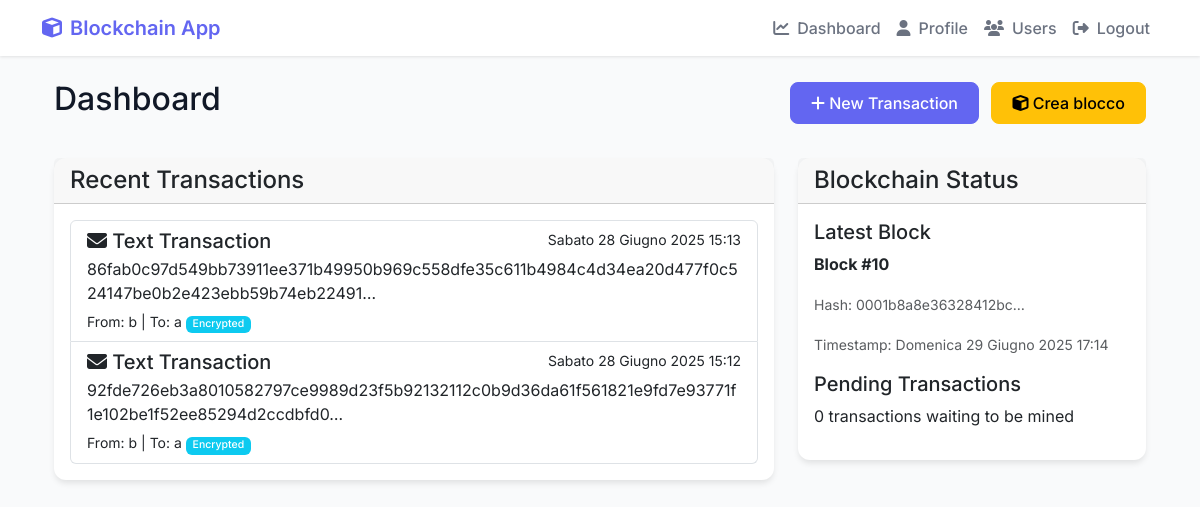
Page /dashboard/ (signed in) on the earlier database version.
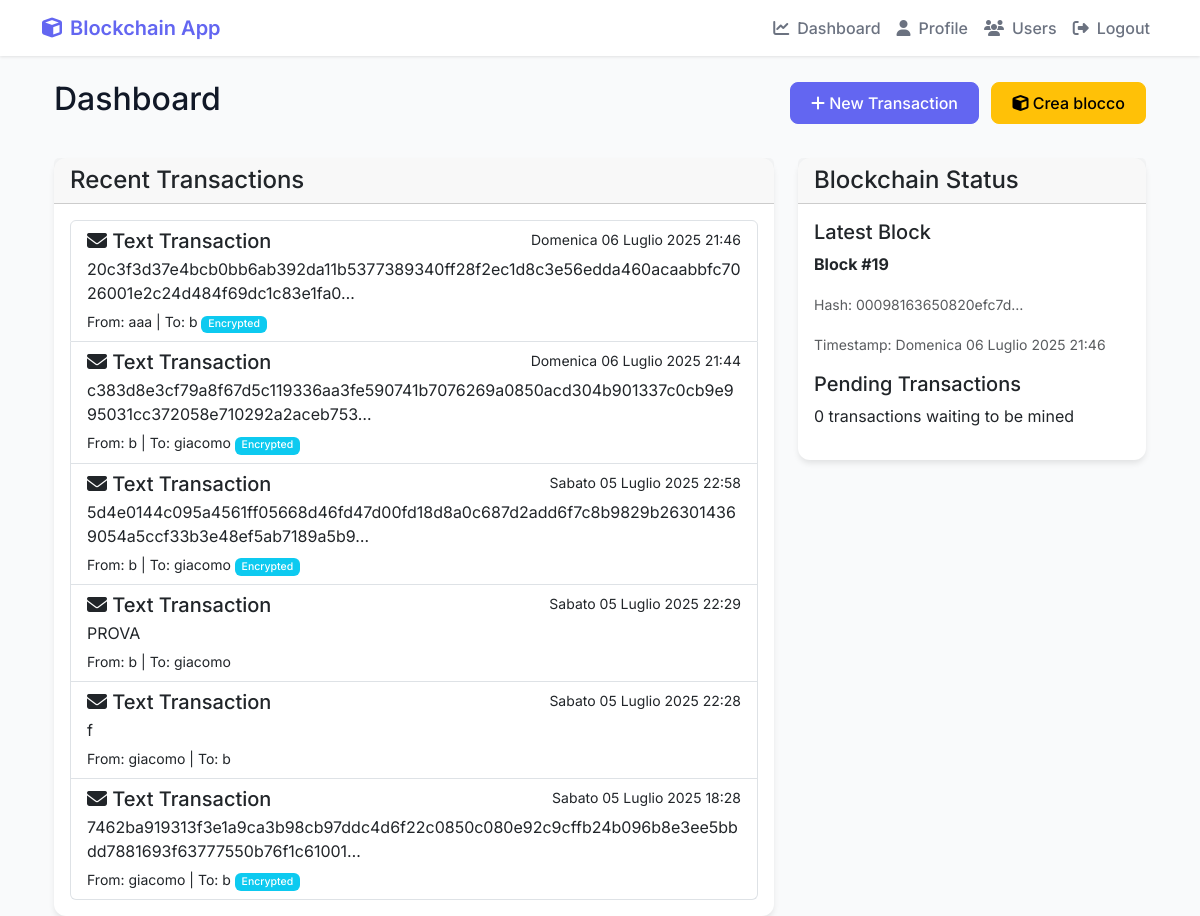
Same page on the later database version.
### Cripto1/models.py (models this page shows, shortened)
class Transaction(models.Model):
    TRANSACTION_TYPES = [
        ('text', 'Text Message'),
        ('file', 'File Upload'),
    ]
    block = models.ForeignKey(Block, on_delete=models.CASCADE, related_name='transactions', null=True, blank=True)
    type = models.CharField(max_length=50, choices=TRANSACTION_TYPES)
    sender = models.ForeignKey(User, on_delete=models.CASCADE, related_name='sent_transactions')
    receiver = models.ForeignKey(User, on_delete=models.CASCADE, related_name='received_transactions')
    sender_public_key = models.TextField(null=True, blank=True)  # Nuovo campo
    content = models.TextField(blank=True)  # For text messages
    file = models.FileField(upload_to='transaction_files/', null=True, blank=True,
                          validators=[FileExtensionValidator(allowed_extensions=['pdf', 'csv', 'xlsx', 'xls', 'doc', 'docx', 'txt'])])
    timestamp = models.FloatField()
    transaction_hash = models.CharField(max_length=255, unique=True)
    signature = models.TextField(null=True, blank=True)
    is_encrypted = models.BooleanField(default=False)
    original_filename = models.CharField(max_length=255, blank=True, null=True) # Per salvare il nome originale del file cifrato
    encrypted_symmetric_key = models.BinaryField(null=True, blank=True) # Per la chiave simmetrica cifrata del file
    receiver_public_key_at_encryption = models.TextField(null=True, blank=True) # Public key of receiver at the time of encryption
    max_downloads = models.IntegerField(null=True, blank=True, default=None) # Numero massimo di download consentiti
    current_downloads = models.IntegerField(default=0) # Contatore dei download effettuati
    is_viewed = models.BooleanField(default=False) # Indica se la transazione è stata visualizzata dal destinatario

class Block(models.Model):
    index = models.IntegerField(unique=True)
    timestamp = models.FloatField()
    proof = models.CharField(max_length=255)
    previous_hash = models.CharField(max_length=255)
    hash = models.CharField(max_length=255)
    nonce = models.CharField(max_length=255)
    merkle_root = models.CharField(max_length=255)
    difficulty = models.FloatField(default=4.0, null=True, blank=True)
    class Meta:
        ordering = ['index']

### Cripto1/views.py (the view)
# urls.py: path('dashboard/', views.dashboard, name='dashboard'),
@login_required
def dashboard(request):
    user_profile, created = UserProfile.objects.get_or_create(user=request.user)
    if created or not user_profile.public_key or not user_profile.private_key:
        user_profile.generate_key_pair()
    blockchain_state = BlockchainState.objects.first()
    percentage_mined = 0
    if blockchain_state and blockchain_state.max_supply > 0:
        percentage_mined = (blockchain_state.current_supply / blockchain_state.max_supply) * 100
    latest_blocks = list(Block.objects.all().order_by('-index')[:10])
    for block in latest_blocks:
        block.timestamp_datetime = datetime.fromtimestamp(block.timestamp, tz=timezone.get_current_timezone())
    user_transactions = []
    transactions_queryset = Transaction.objects.filter(
        models.Q(sender=request.user) |
        models.Q(receiver=request.user)
    ).order_by('-timestamp')[:10]
    for tx in transactions_queryset:
        tx.timestamp_datetime = datetime.fromtimestamp(tx.timestamp, tz=timezone.get_current_timezone())
        user_transactions.append(tx)
    pending_count = Transaction.objects.filter(block__isnull=True).count()
    unviewed_received_transactions_count = Transaction.objects.filter(
        receiver=request.user,
        is_viewed=False
    ).count()
    context = {
        'user_profile': user_profile,
        'blockchain_state': blockchain_state,
        'blocks': latest_blocks,
        'transactions': user_transactions,
        'percentage_mined': percentage_mined,
        'pending_count': pending_count,
        'unviewed_received_transactions_count': unviewed_received_transactions_count,
        'create_transaction_url': reverse('Cripto1:create_transaction'),
        'all_transactions_url': reverse('Cripto1:all_transactions'),
    }
    return render(request, 'Cripto1/dashboard.html', context)

### Cripto1/models.py (called while the page is built)
    def is_locked(self):
        if self.locked_until and timezone.now() < self.locked_until:
            return True
        return False

    def update_last_login(self, ip_address=None):
        self.last_login_date = timezone.now()
        if ip_address:
            self.last_login_ip = ip_address
        self.save()

### Cripto1/templates/Cripto1/dashboard.html (shortened to what the changed rows need)
{% extends 'Cripto1/base.html' %}
{% block content %}
<div class="container mt-4">
    <div class="row">
        <div class="col-md-12 mb-4">
            <div class="d-flex justify-content-between align-items-center">
                <h2>Dashboard
                </h2>
            </div>
        </div>
    </div>
    <div class="row">
        <div class="col-md-8">
            <div class="card">
                <div class="card-body">
                    {% if transactions %}
                        <div class="list-group">
                            {% for tx in transactions %}
                                <a href="{% url 'Cripto1:transaction_details' tx.id %}" class="list-group-item list-group-item-action">
                                    <div class="d-flex w-100 justify-content-between">
                                        <h5 class="mb-1">
                                            {% if tx.type == 'text' %}
                                                <i class="fas fa-envelope"></i>
                                            {% else %}
                                                <i class="fas fa-file"></i>
                                            {% endif %}
                                            {{ tx.type|title }} Transaction
                                        </h5>
                                        <small>{{ tx.timestamp_datetime }}</small>
                                    </div>
                                    <p class="mb-1">
                                        {% if tx.type == 'text' %}
                                            {{ tx.content|truncatechars:100 }}
                                        {% else %}
                                            File: {{ tx.file.name|slice:"19:" }}
                                        {% endif %}
                                    </p>
                                    <small>
                                        From: {{ tx.sender.username }} | To: {{ tx.receiver.username }}
                                        {% if tx.is_encrypted %}
                                            <span class="badge bg-info">Encrypted</span>
                                        {% endif %}
                                    </small>
                                </a>
                            {% endfor %}
                        </div>
                    {% else %}
                        <p class="text-muted">No recent transactions.</p>
                    {% endif %}
                </div>
            </div>
        </div>
        <div class="col-md-4">
            <div class="card">
                <div class="card-body">
                    {% if blockchain_state %}
                        <div class="mb-3">
                            {% if blocks %}
                                <p><strong>Block #{{ blocks.0.index }}</strong></p>
                                <p><small class="text-muted">Hash: {{ blocks.0.hash|truncatechars:20 }}</small></p>
                                <p><small class="text-muted">Timestamp: {{ blocks.0.timestamp_datetime }}</small></p>
                            {% else %}
                                <p class="text-muted">No blocks yet.</p>
                            {% endif %}
                        </div>
                    {% else %}
                        <p class="text-muted">Blockchain not initialized.</p>
                    {% endif %}
                </div>
            </div>
        </div>
    </div>
</div>
{% endblock %}

Differences in the rows shown:
removed Transaction: type "Text", timestamp_datetime "Sabato 28 Giugno 2025 15:13", content "86fab0c97d549bb73911ee371b49950b969c558dfe35c611b4984c4d34ea20d477f0c524147be0b2e423ebb59b74eb22491…", sender.username "b", receiver.username "a", is_encrypted "Encrypted"
removed Transaction: type "Text", timestamp_datetime "Sabato 28 Giugno 2025 15:12", content "92fde726eb3a8010582797ce9989d23f5b92132112c0b9d36da61f561821e9fd7e93771f1e102be1f52ee85294d2ccdbfd0…", sender.username "b", receiver.username "a", is_encrypted "Encrypted"
no longer on this page (row unchanged): Block: index "10", hash "0001b8a8e36328412bc…", blocks "Domenica 29 Giugno 2025 17:14"
added Transaction: type "Text", timestamp_datetime "Domenica 06 Luglio 2025 21:46", content "20c3f3d37e4bcb0bb6ab392da11b5377389340ff28f2ec1d8c3e56edda460acaabbfc7026001e2c24d484f69dc1c83e1fa0…", sender.username "aaa", receiver.username "b", is_encrypted "Encrypted"
added Transaction: type "Text", timestamp_datetime "Domenica 06 Luglio 2025 21:44", content "c383d8e3cf79a8f67d5c119336aa3fe590741b7076269a0850acd304b901337c0cb9e995031cc372058e710292a2aceb753…", sender.username "b", receiver.username "giacomo", is_encrypted "Encrypted"
added Transaction: type "Text", timestamp_datetime "Sabato 05 Luglio 2025 22:58", content "5d4e0144c095a4561ff05668d46fd47d00fd18d8a0c687d2add6f7c8b9829b263014369054a5ccf33b3e48ef5ab7189a5b9…", sender.username "b", receiver.username "giacomo", is_encrypted "Encrypted"
added Transaction: type "Text", timestamp_datetime "Sabato 05 Luglio 2025 22:29", content "PROVA", sender.username "b", receiver.username "giacomo"
added Transaction: type "Text", timestamp_datetime "Sabato 05 Luglio 2025 22:28", content "f", sender.username "giacomo", receiver.username "b"
added Transaction: type "Text", timestamp_datetime "Sabato 05 Luglio 2025 18:28", content "7462ba919313f3e1a9ca3b98cb97ddc4d6f22c0850c080e92c9cffb24b096b8e3ee5bbdd7881693f63777550b76f1c61001…", sender.username "giacomo", receiver.username "b", is_encrypted "Encrypted"
added Block: index "19", hash "00098163650820efc7d…", blocks "Domenica 06 Luglio 2025 21:46"
